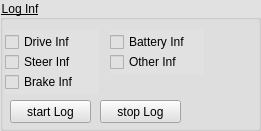
     <widget class="QGroupBox" name="groupBox_13">
      <property name="geometry">
       <rect>
        <x>10</x>
        <y>380</y>
        <width>261</width>
        <height>131</height>
       </rect>
      </property>
      <property name="font">
       <font>
        <underline>true</underline>
       </font>
      </property>
      <property name="styleSheet">
       <string notr="true">background-color: rgb(225, 225, 225);</string>
      </property>
      <property name="title">
       <string>Log Inf</string>
      </property>
      <widget class="QCheckBox" name="checkBox_drvInf">
       <property name="geometry">
        <rect>
         <x>5</x>
         <y>30</y>
         <width>94</width>
         <height>24</height>
        </rect>
       </property>
       <property name="font">
        <font>
         <pointsize>9</pointsize>
        </font>
       </property>
       <property name="text">
        <string>Drive Inf</string>
       </property>
      </widget>
      <widget class="QCheckBox" name="checkBox_strInf">
       <property name="geometry">
        <rect>
         <x>5</x>
         <y>50</y>
         <width>94</width>
         <height>24</height>
        </rect>
       </property>
       <property name="font">
        <font>
         <pointsize>9</pointsize>
        </font>
       </property>
       <property name="text">
        <string>Steer Inf</string>
       </property>
      </widget>
      <widget class="QCheckBox" name="checkBox_brkInf">
       <property name="geometry">
        <rect>
         <x>5</x>
         <y>70</y>
         <width>94</width>
         <height>24</height>
        </rect>
       </property>
       <property name="font">
        <font>
         <pointsize>9</pointsize>
        </font>
       </property>
       <property name="text">
        <string>Brake Inf</string>
       </property>
      </widget>
      <widget class="QCheckBox" name="checkBox_battInf">
       <property name="geometry">
        <rect>
         <x>110</x>
         <y>30</y>
         <width>94</width>
         <height>24</height>
        </rect>
       </property>
       <property name="font">
        <font>
         <pointsize>9</pointsize>
        </font>
       </property>
       <property name="text">
        <string>Battery Inf</string>
       </property>
      </widget>
      <widget class="QCheckBox" name="checkBox_otherInf">
       <property name="geometry">
        <rect>
         <x>110</x>
         <y>50</y>
         <width>94</width>
         <height>24</height>
        </rect>
       </property>
       <property name="font">
        <font>
         <pointsize>9</pointsize>
        </font>
       </property>
       <property name="text">
        <string>Other Inf</string>
       </property>
      </widget>
      <widget class="QPushButton" name="pushButton_startLog">
       <property name="geometry">
        <rect>
         <x>10</x>
         <y>100</y>
         <width>81</width>
         <height>23</height>
        </rect>
       </property>
       <property name="font">
        <font>
         <pointsize>9</pointsize>
        </font>
       </property>
       <property name="text">
        <string>start Log</string>
       </property>
      </widget>
      <widget class="QPushButton" name="pushButton_stopLog">
       <property name="geometry">
        <rect>
         <x>100</x>
         <y>100</y>
         <width>81</width>
         <height>23</height>
        </rect>
       </property>
       <property name="font">
        <font>
         <pointsize>9</pointsize>
        </font>
       </property>
       <property name="text">
        <string>stop Log</string>
       </property>
      </widget>
     </widget>
